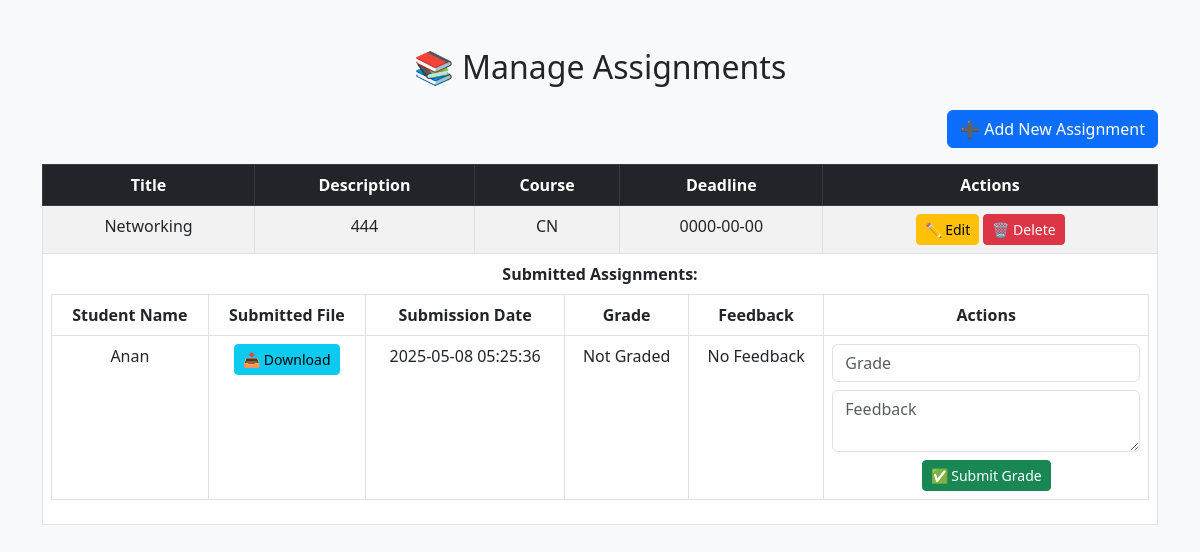
Page /teacher/manage_assignments.php (signed in) on the committed database.
### tables this page shows
CREATE TABLE `assignments` (
  `id` int(11) NOT NULL,
  `course_id` int(11) NOT NULL,
  `title` varchar(255) NOT NULL,
  `description` text DEFAULT NULL,
  `due_date` date NOT NULL,
  `created_at` timestamp NOT NULL DEFAULT current_timestamp(),
  `user_id` int(11) NOT NULL,
  `file_path` varchar(255) NOT NULL,
  `deadline` date DEFAULT NULL
);

CREATE TABLE `courses` (
  `id` int(11) NOT NULL,
  `course_name` varchar(255) NOT NULL,
  `course_id` varchar(50) NOT NULL,
  `user_id` int(11) NOT NULL,
  `course_level` varchar(255) NOT NULL,
  `course_fee` int(100) NOT NULL,
  `installment_allowed` int(100) NOT NULL,
  `schedule` text DEFAULT NULL
);

CREATE TABLE `submissions` (
  `id` int(11) NOT NULL,
  `assignment_id` int(11) NOT NULL,
  `student_id` int(11) DEFAULT NULL,
  `user_id` int(11) DEFAULT NULL,
  `file_path` varchar(255) NOT NULL,
  `submission_date` timestamp NOT NULL DEFAULT current_timestamp(),
  `feedback` text DEFAULT NULL,
  `grade` varchar(10) DEFAULT NULL
);

CREATE TABLE `students` (
  `id` int(11) NOT NULL,
  `user_id` int(11) NOT NULL,
  `fullname` varchar(255) NOT NULL,
  `date_of_birth` date DEFAULT NULL,
  `gender` enum('male','female','other') DEFAULT NULL,
  `class` varchar(50) NOT NULL,
  `guardian_name` varchar(255) DEFAULT NULL,
  `guardian_contact` varchar(20) DEFAULT NULL
);

### teacher/manage_assignments.php (the view, shortened to what this page needs)
<?php
include 'auth.php';
$teacher_id = $_SESSION['user_id'];
$sql = "SELECT assignments.*, courses.course_name
        FROM assignments
        JOIN courses ON assignments.course_id = courses.id
        WHERE assignments.user_id = ?";
$stmt = $conn->prepare($sql);
$stmt->bind_param("i", $teacher_id);
$stmt->execute();
$result = $stmt->get_result();
?>
<!DOCTYPE html>
<html lang="en">
<head>
    <link href="https://cdn.jsdelivr.net/npm/bootstrap@5.3.0/dist/css/bootstrap.min.css" rel="stylesheet">
</head>
<body class="bg-light">
<div class="container mt-5">
    <h2 class="text-center mb-4">📚 Manage Assignments</h2>
    <div class="d-flex justify-content-end mb-3">
        <a href="add_assignment.php" class="btn btn-primary">➕ Add New Assignment</a>
    </div>
    <div class="table-responsive">
        <table class="table table-striped table-bordered text-center">
            <thead class="table-dark">
                <tr>
                    <th>Title</th>
                    <th>Description</th>
                    <th>Course</th>
                    <th>Deadline</th>
                    <th>Actions</th>
                </tr>
            </thead>
            <tbody>
                <?php while ($row = $result->fetch_assoc()) { ?>
                    <tr>
                        <td><?= htmlspecialchars($row['title']); ?></td>
                        <td><?= htmlspecialchars($row['description']); ?></td>
                        <td><?= htmlspecialchars($row['course_name']); ?></td>
                        <td><?= htmlspecialchars($row['deadline']); ?></td>
                        <td>
                            <a href="edit_assignment.php?id=<?= $row['id']; ?>" class="btn btn-warning btn-sm">✏️ Edit</a>
                            <a href="delete_assignment.php?id=<?= $row['id']; ?>" class="btn btn-danger btn-sm" onclick="return confirm('Are you sure?');">🗑️ Delete</a>
                        </td>
                    </tr>
                    <?php
                    $assignment_id = $row['id'];
                    $submission_query = "SELECT submissions.id, submissions.file_path, submissions.submission_date,
                                                students.fullname AS student_name, submissions.grade, submissions.feedback
                                         FROM submissions
                                         JOIN students ON submissions.student_id = students.id
                                         WHERE submissions.assignment_id = ?";
                    $stmt_sub = $conn->prepare($submission_query);
                    $stmt_sub->bind_param("i", $assignment_id);
                    $stmt_sub->execute();
                    $submission_result = $stmt_sub->get_result();
                    if ($submission_result->num_rows > 0) { ?>
                        <tr>
                            <td colspan="5">
                                <strong>Submitted Assignments:</strong>
                                <table class="table table-bordered mt-2">
                                    <thead>
                                        <tr>
                                            <th>Student Name</th>
                                            <th>Submitted File</th>
                                            <th>Submission Date</th>
                                            <th>Grade</th>
                                            <th>Feedback</th>
                                            <th>Actions</th>
                                        </tr>
                                    </thead>
                                    <tbody>
                                        <?php while ($submission = $submission_result->fetch_assoc()) { ?>
                                            <tr>
                                                <td><?= htmlspecialchars($submission['student_name']); ?></td>
                                                <td>
                                                    <a href="<?= htmlspecialchars($submission['file_path']); ?>" download class="btn btn-info btn-sm">📥 Download</a>
                                                </td>
                                                <td><?= htmlspecialchars($submission['submission_date']); ?></td>
                                                <td><?= htmlspecialchars($submission['grade'] ?? 'Not Graded'); ?></td>
                                                <td><?= htmlspecialchars($submission['feedback'] ?? 'No Feedback'); ?></td>
                                                <td>
                                                <form action="grade_assignment.php" method="POST" onsubmit="return validateGradeForm(this);">
                                                        <input type="text" name="grade" placeholder="Grade" required class="form-control mb-2">
                                                        <textarea name="feedback" placeholder="Feedback" required class="form-control mb-2"></textarea>
                                                        <button type="submit" class="btn btn-success btn-sm">✅ Submit Grade</button>
                                                    </form>
                                                </td>
                                            </tr>
                                        <?php } ?>
                                    </tbody>
                                </table>
                            </td>
                        </tr>
                    <?php } ?>
                <?php } ?>
            </tbody>
        </table>
    </div>
</div>
</body>
</html>

### rows in the picture
assignments: title "Networking", description "444", course.course_name "CN", deadline "0000-00-00"
submissions: student.fullname "Anan", submission_date "2025-05-08 05:25:36", grade "Not Graded", feedback "No Feedback"
